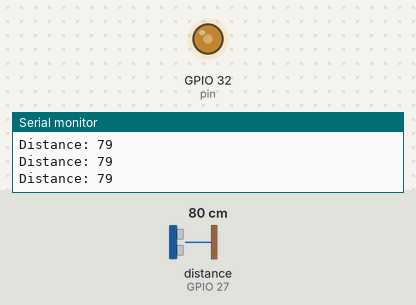
A program run on a simulated ESP32. On the bench: output pins drawn as LEDs (lit = HIGH), the last lines printed to the serial monitor. Wiring (inferred from the names in the program): ultrasonic range finder: trigger GPIO 25; echo GPIO 27. Inputs (shaded band) come from the test bench; at power-on: distance to the obstacle (sensor on GPIO 27) 80 cm. The echo pulse lasts 58.3 µs per cm; pins used as bus, display or sensor lines are not drawn.

Above: at 1.2 s.
1.3 s: distance to the obstacle (sensor on GPIO 27) set to 2 cm
At 2.4 s:
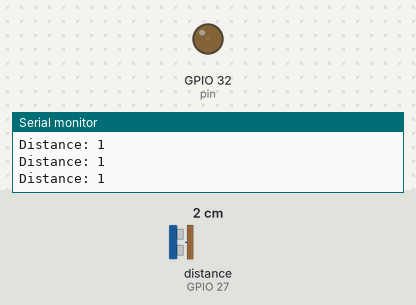
2.8 s: distance to the obstacle (sensor on GPIO 27) set to 120 cm
At 3.4 s:
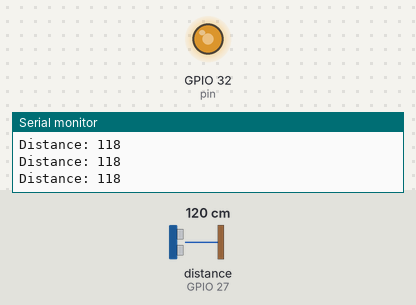
4.3 s: distance to the obstacle (sensor on GPIO 27) set to 250 cm
At 5.5 s:
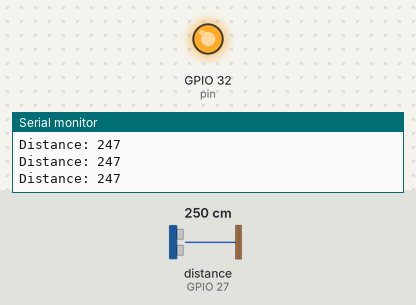
Timing chart, 0 to 7.3 s (numbered marks = the images above; inputs shaded):
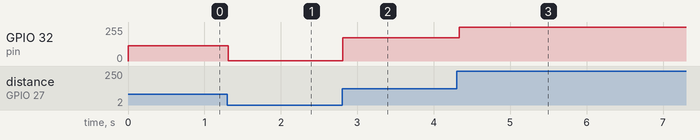

The program:

main.cpp
```cpp
#include <Arduino.h>

int pin = GPIO_NUM_32;
int pinEcho = GPIO_NUM_27;
int pinTrig = GPIO_NUM_25;

void setup() {
  //Inicializando GPIO4 como saída
  pinMode(pinTrig, OUTPUT);
  pinMode(pinEcho, INPUT);
  ledcAttachPin(pin, 0);
  ledcSetup(0, 1000, 10);
  Serial.begin(9600);
}

void loop() {
  // Clears the trigPin
  digitalWrite(pinTrig, LOW);
  delayMicroseconds(2);
  // Sets the trigPin on HIGH state for 10 micro seconds
  digitalWrite(pinTrig, HIGH);
  delayMicroseconds(10);
  digitalWrite(pinTrig, LOW);
  // Reads the echoPin, returns the sound wave travel time in microseconds
  int duration = pulseIn(pinEcho, HIGH);
  int distance= duration*0.034/2;
  String text = "Distance: " + String(distance) + "\n";
  Serial.write(text.c_str());
  ledcWrite(0, duration/10);//Escrevemos valor no pino de saída
  delay(20);
}
```

Measured:
- after the input at 1.3 s, GPIO 32 (pin): 116/255 → 3/255 at once
- after the input at 2.8 s, GPIO 32 (pin): 3/255 → 174/255 at once
- after the input at 4.3 s, GPIO 32 (pin): 174/255 → 255/255 at once
